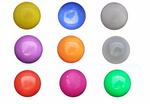
//> input picture Prácticas/Práctica 2: Histogramas, Bordes y Regiones/src/Opción 4: Círculos de Hough/balls.jpg, 150 x 104 px
$ ./main   (built with g++ and OpenCV 4)
//> lines starting //> are read from the running program, lines starting //| are printed output that depends on the picture; after the words box and inside, x2 and y2 are one past the last pixel; in counts of white or black regions, pixels touching at a corner belong together
#include "opencv2/imgcodecs.hpp"
#include "opencv2/highgui.hpp"
#include "opencv2/imgproc.hpp"

// main() function
// Main function of the program
int
main(int argc, char **argv)
{
    const char *filename = argc >= 2 ? argv[1] : "balls.jpg";

    // Load an image
    cv::Mat src = imread(cv::samples::findFile(filename), cv::IMREAD_COLOR);
//> src is the input picture: 104 rows x 150 cols, CV_8UC3; mean B, G, R 209.2, 211.7, 220.9

    // Check if image is loaded fine
    if (src.empty()) {
        printf("Error opening image\n");
        return -1;
    }

    cv::Mat hsv, mask, pinkOnly, gray;

    // Convert to HSV color space
    cv::cvtColor(src, hsv, cv::COLOR_BGR2HSV);
//> hsv: 104 rows x 150 cols, CV_8UC3; mean H, S, V 72.2, 51.1, 235

    // Define range for pink color and create mask
    cv::Scalar lower_pink = cv::Scalar(140, 50, 50);
    cv::Scalar upper_pink = cv::Scalar(170, 255, 255);
    cv::inRange(hsv, lower_pink, upper_pink, mask);
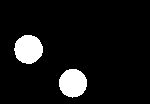
//> mask: 104 rows x 150 cols, CV_8UC1; 8.2% white; 2 white regions, box (x1, y1, x2, y2) and area: (14, 35, 43, 64) 650, (59, 69, 87, 98) 630

    // Extract only pink areas
    cv::bitwise_and(src, src, pinkOnly, mask);
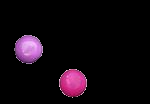
//> pinkOnly: 104 rows x 150 cols, CV_8UC3; mean B, G, R 13.7, 7.4, 15.7

    // Convert to grayscale and blur for Hough Transform
    cv::cvtColor(pinkOnly, gray, cv::COLOR_BGR2GRAY);
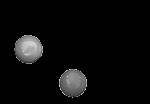
//> gray: 104 rows x 150 cols, CV_8UC1; min 0, max 222, mean 10.6
    cv::medianBlur(gray, gray, 5);
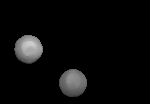
//> gray: 104 rows x 150 cols, CV_8UC1; 6.87% of pixels changed, all inside (x1, y1, x2, y2) = (14, 35, 87, 98)

    // Detect circles using Hough Transform
    std::vector<cv::Vec3f> circles;
    cv::HoughCircles(
        gray, circles, cv::HOUGH_GRADIENT, 1,
        gray.rows / 16,                 // change this value to detect circles with different distances to each other
        100, 30, 1, 30                  // change the last two parameters (min_radius & max_radius) to detect larger circles
    );
//> circles = 1 circle (x, y, radius): [28.5, 48.5, 14.6]

    for (size_t i = 0; i < circles.size(); i++) {
        cv::Vec3i c = circles[i];
        cv::Point center = cv::Point(c[0], c[1]);
        // circle center
        cv::circle(src, center, 1, cv::Scalar(0, 255, 255), 3, cv::LINE_AA);
        // circle outline
        int radius = c[2];
        cv::circle(src, center, radius, cv::Scalar(255, 0, 0), 3, cv::LINE_AA);
    }
//> this loop made 1 pass
//> (center, radius) on pass 1: (Point(28, 48), 15)
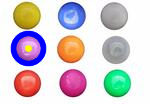
//> src: 104 rows x 150 cols, CV_8UC3; 4.65% of pixels changed, all inside (x1, y1, x2, y2) = (10, 30, 47, 67)

    // Show image and circles
    cv::imshow("OPTION 4", src);
    cv::waitKey();
    return 0;
}
